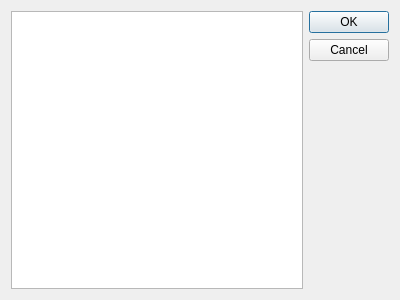
<?xml version="1.0" encoding="UTF-8"?>
<ui version="4.0">
 <class>topicselect</class>
 <widget class="QDialog" name="topicselect">
  <property name="geometry">
   <rect>
    <x>0</x>
    <y>0</y>
    <width>400</width>
    <height>300</height>
   </rect>
  </property>
  <property name="windowTitle">
   <string>Select Topic</string>
  </property>
  <property name="modal">
   <bool>true</bool>
  </property>
  <layout class="QHBoxLayout" name="horizontalLayout">
   <item>
    <widget class="QListWidget" name="displaylist">
     <property name="sortingEnabled">
      <bool>true</bool>
     </property>
    </widget>
   </item>
   <item>
    <widget class="QDialogButtonBox" name="buttonBox">
     <property name="orientation">
      <enum>Qt::Vertical</enum>
     </property>
     <property name="standardButtons">
      <set>QDialogButtonBox::Cancel|QDialogButtonBox::Ok</set>
     </property>
    </widget>
   </item>
  </layout>
 </widget>
 <resources/>
 <connections>
  <connection>
   <sender>buttonBox</sender>
   <signal>accepted()</signal>
   <receiver>topicselect</receiver>
   <slot>accept()</slot>
   <hints>
    <hint type="sourcelabel">
     <x>306</x>
     <y>243</y>
    </hint>
    <hint type="destinationlabel">
     <x>157</x>
     <y>274</y>
    </hint>
   </hints>
  </connection>
  <connection>
   <sender>buttonBox</sender>
   <signal>rejected()</signal>
   <receiver>topicselect</receiver>
   <slot>reject()</slot>
   <hints>
    <hint type="sourcelabel">
     <x>316</x>
     <y>260</y>
    </hint>
    <hint type="destinationlabel">
     <x>286</x>
     <y>274</y>
    </hint>
   </hints>
  </connection>
 </connections>
</ui>
